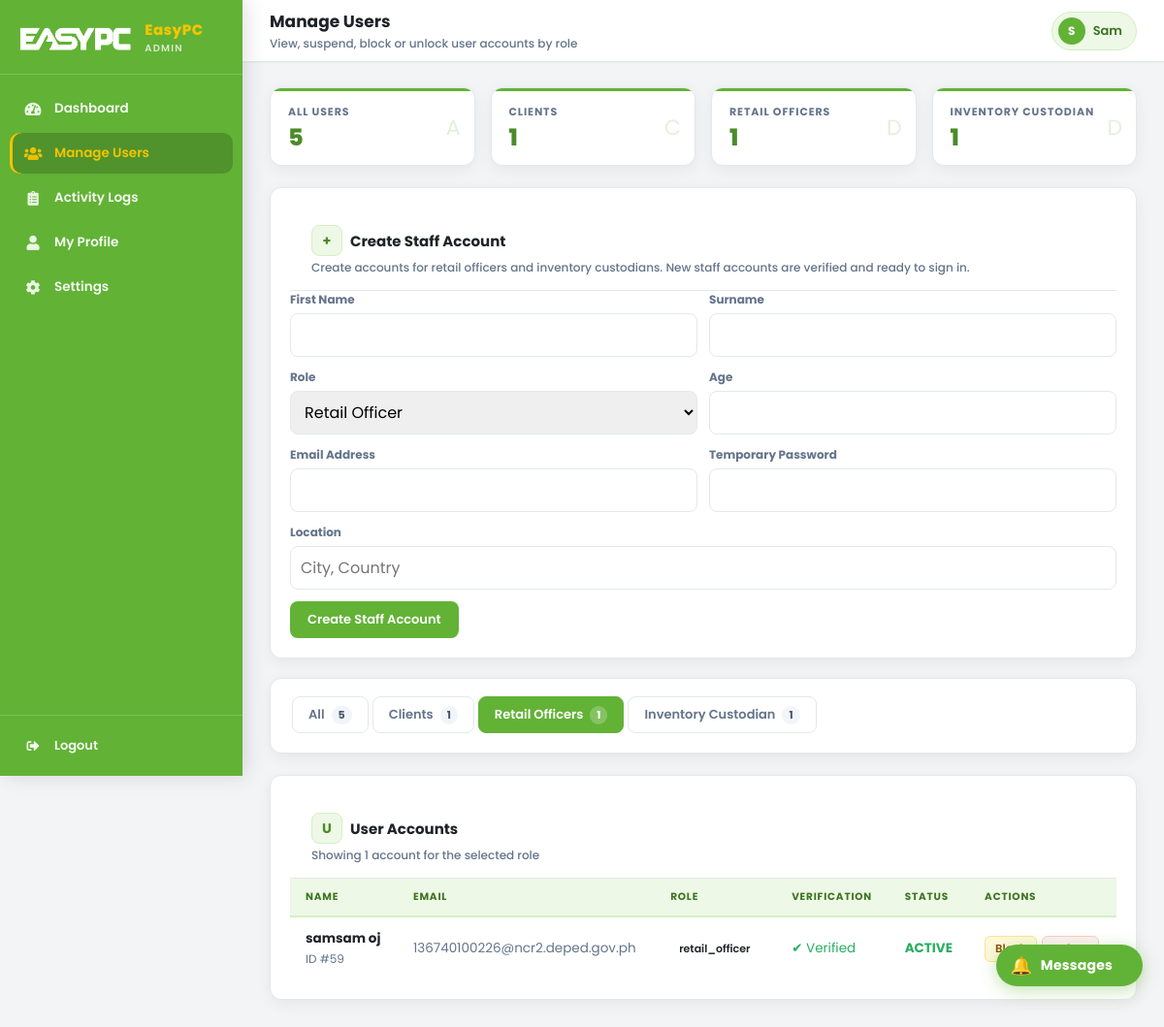
Screenshot of /ADMIN/manage_users.php?tab=retail_officer (signed in) with the database file from the repository.
### tables this page shows
CREATE TABLE `users` (
  `id` int(11) NOT NULL,
  `name` varchar(100) DEFAULT NULL,
  `surname` varchar(100) DEFAULT NULL,
  `age` int(11) DEFAULT NULL,
  `address` text DEFAULT NULL,
  `email` varchar(150) DEFAULT NULL,
  `password` varchar(255) DEFAULT NULL,
  `role` enum('admin','seller','client','courier','retail_officer','technician','inventory_custodian') DEFAULT 'client',
  `is_verified` tinyint(4) DEFAULT 0,
  `is_locked` tinyint(4) DEFAULT 0,
  `failed_attempts` int(11) DEFAULT 0,
  `activation_token` varchar(100) DEFAULT NULL,
  `created_at` timestamp NOT NULL DEFAULT current_timestamp(),
  `totp_secret` varchar(64) DEFAULT NULL,
  `totp_enabled` tinyint(4) DEFAULT 0
);

### includes/security.php (called while the page is built, shortened)
<?php
function h($string) {
    return htmlspecialchars($string, ENT_QUOTES, 'UTF-8');
}
?>

### ADMIN/manage_users.php (the view, shortened to what this page needs)
<?php
require_once __DIR__ . '/../includes/security.php';
$db = getDbConnection();
$admin_id = (int)$_SESSION['user_id'];
$staffRoles = [
    'retail_officer' => 'Retail Officer',
    'inventory_custodian' => 'Inventory Custodian',
];
$all_users     = $db->query("SELECT u.*, la.reason as lock_reason, la.locked_at FROM users u LEFT JOIN locked_accounts la ON la.user_id = u.id ORDER BY u.role, u.name ASC");
$clients       = $db->query("SELECT u.*, la.reason as lock_reason, la.locked_at FROM users u LEFT JOIN locked_accounts la ON la.user_id = u.id WHERE u.role='client' ORDER BY u.name ASC");
$admins        = $db->query("SELECT u.*, la.reason as lock_reason, la.locked_at FROM users u LEFT JOIN locked_accounts la ON la.user_id = u.id WHERE u.role='admin' ORDER BY u.name ASC");
$retail_officers        = $db->query("SELECT u.*, la.reason as lock_reason, la.locked_at FROM users u LEFT JOIN locked_accounts la ON la.user_id = u.id WHERE u.role='retail_officer' ORDER BY u.name ASC");
$inventory_custodians        = $db->query("SELECT u.*, la.reason as lock_reason, la.locked_at FROM users u LEFT JOIN locked_accounts la ON la.user_id = u.id WHERE u.role='inventory_custodian' ORDER BY u.name ASC");
$count_all     = $db->query("SELECT COUNT(*) as c FROM users")->fetch_assoc()['c'];
$count_client  = $db->query("SELECT COUNT(*) as c FROM users WHERE role='client'")->fetch_assoc()['c'];
$count_officer   = $db->query("SELECT COUNT(*) as c FROM users WHERE role='retail_officer'")->fetch_assoc()['c'];
$count_custodian   = $db->query("SELECT COUNT(*) as c FROM users WHERE role='inventory_custodian'")->fetch_assoc()['c'];
$adminInitials = strtoupper(substr($_SESSION['name'] ?? 'A', 0, 1));
$csrf = generateCsrfToken();
$active_tab = $_GET['tab'] ?? 'all';
function fetchToArray($result) {
    $arr = [];
    while ($row = $result->fetch_assoc()) $arr[] = $row;
    return $arr;
}
$user_rows = [
    'all'     => fetchToArray($all_users),
    'client'  => fetchToArray($clients),
    'admin'   => fetchToArray($admins),
    'retail_officer' => fetchToArray($retail_officers),
    'inventory_custodian' => fetchToArray($inventory_custodians),
];
$users = $user_rows[$active_tab];
?>
<!DOCTYPE html>
<html lang="en">
<head>
    <link rel="stylesheet" href="admin_shared.css">
    <link rel="stylesheet" href="https://cdnjs.cloudflare.com/ajax/libs/font-awesome/5.15.4/css/all.min.css">
</head>
<body>
<div class="sidebar">
    <div class="sidebar-brand">
        <img src="../assets/logo.png" alt="EasyPC" class="ep-logo-img brand-logo">
        <div>
            <div class="brand-text">EasyPC</div>
            <div class="brand-sub">Admin</div>
        </div>
    </div>
    <nav>
        <a href="admin_dashboard.php"><i class="fas fa-tachometer-alt"></i><span>Dashboard</span></a>
        <a href="manage_users.php" class="active"><i class="fas fa-users"></i><span>Manage Users</span></a>
        <a href="view_logs.php"><i class="fas fa-clipboard-list"></i><span>Activity Logs</span></a>
        <a href="admin_profile.php"><i class="fas fa-user"></i><span>My Profile</span></a>
        <a href="admin_settings.php"><i class="fas fa-cog"></i><span>Settings</span></a>
    </nav>
    <div class="sidebar-footer">
        <a href="../logout.php"><i class="fas fa-sign-out-alt"></i><span>Logout</span></a>
    </div>
</div>
<div class="main">
    <div class="topbar">
        <div class="topbar-left">
            <h2>Manage Users</h2>
            <div class="breadcrumb">View, suspend, block or unlock user accounts by role</div>
        </div>
        <div class="topbar-right">
            <div class="admin-badge">
                <div class="avatar"><?php echo $adminInitials; ?></div>
                <?php echo h($_SESSION['name']); ?>
            </div>
        </div>
    </div>
    <div class="page-content">
        <div class="stats-grid users-summary">
            <div class="stat-card">
                <div class="stat-label">All Users</div>
                <div class="stat-num"><?php echo (int)$count_all; ?></div>
                <div class="stat-icon">A</div>
            </div>
            <div class="stat-card">
                <div class="stat-label">Clients</div>
                <div class="stat-num"><?php echo (int)$count_client; ?></div>
                <div class="stat-icon">C</div>
            </div>
            <div class="stat-card">
                <div class="stat-label">Retail Officers</div>
                <div class="stat-num"><?php echo (int)$count_officer; ?></div>
                <div class="stat-icon">D</div>
            </div>
            <div class="stat-card">
                <div class="stat-label">Inventory Custodian</div>
                <div class="stat-num"><?php echo (int)$count_custodian; ?></div>
                <div class="stat-icon">D</div>
            </div>
        </div>
        <div class="card" style="margin-bottom: 20px;">
            <div class="card-header">
                <div>
                    <h3><span class="card-icon">+</span> Create Staff Account</h3>
                    <div class="card-subtitle">Create accounts for retail officers and inventory custodians. New staff accounts are verified and ready to sign in.</div>
                </div>
            </div>
            <form method="post" class="staff-create-grid">
                <div>
                    <label for="staff-name">First Name</label>
                    <input id="staff-name" type="text" name="name" required>
                </div>
                <div>
                    <label for="staff-surname">Surname</label>
                    <input id="staff-surname" type="text" name="surname" required>
                </div>
                <div>
                    <label for="staff-role">Role</label>
                    <select id="staff-role" name="role" required>
                        <?php foreach ($staffRoles as $roleValue => $roleLabel): ?>
                            <option value="<?php echo h($roleValue); ?>"><?php echo h($roleLabel); ?></option>
                        <?php endforeach; ?>
                    </select>
                </div>
                <div>
                    <label for="staff-age">Age</label>
                    <input id="staff-age" type="number" name="age" min="13" required>
                </div>
                <div>
                    <label for="staff-email">Email Address</label>
                    <input id="staff-email" type="email" name="email" required>
                </div>
                <div>
                    <label for="staff-password">Temporary Password</label>
                    <input id="staff-password" type="password" name="password" required>
                </div>
                <div class="full-width">
                    <label for="staff-address">Location</label>
                    <input id="staff-address" type="text" name="address" placeholder="City, Country" required>
                </div>
                <div class="full-width staff-create-actions">
                    <button type="submit" class="btn btn-primary">Create Staff Account</button>
                </div>
            </form>
        </div>
        <div class="card tabs-card">
            <div class="tab-nav">
                <a class="tab-btn <?php echo $active_tab === 'all' ? 'active' : ''; ?>" href="manage_users.php?tab=all">All <span class="tab-count"><?php echo (int)$count_all; ?></span></a>
                <a class="tab-btn <?php echo $active_tab === 'client' ? 'active' : ''; ?>" href="manage_users.php?tab=client">Clients <span class="tab-count"><?php echo (int)$count_client; ?></span></a>
                <a class="tab-btn <?php echo $active_tab === 'retail_officer' ? 'active' : ''; ?>" href="manage_users.php?tab=retail_officer">Retail Officers <span class="tab-count"><?php echo (int)$count_officer; ?></span></a>
                <a class="tab-btn <?php echo $active_tab === 'inventory_custodian' ? 'active' : ''; ?>" href="manage_users.php?tab=inventory_custodian">Inventory Custodian <span class="tab-count"><?php echo (int)$count_custodian; ?></span></a>
            </div>
        </div>
        <div class="card">
            <div class="card-header">
                <div>
                    <h3><span class="card-icon">U</span> User Accounts</h3>
                    <div class="card-subtitle">Showing <?php echo count($users); ?> account<?php echo count($users) === 1 ? '' : 's'; ?> for the selected role</div>
                </div>
            </div>
            <div class="table-wrap">
                <table class="ias-table">
                <thead>
                    <tr>
                        <th>Name</th>
                        <th>Email</th>
                        <th>Role</th>
                        <th>Verification</th>
                        <th>Status</th>
                        <th>Actions</th>
                    </tr>
                </thead>
                <tbody>
                    <?php foreach($users as $u): ?>
                    <tr>
                        <td>
                            <div class="user-name">
                                <strong><?php echo h(trim($u['name'] . ' ' . $u['surname'])); ?></strong>
                                <span class="text-muted text-small">ID #<?php echo (int)$u['id']; ?></span>
                            </div>
                        </td>
                        <td class="text-muted"><?php echo h($u['email']); ?></td>
                        <td><span class="badge badge-<?php echo h($u['role']); ?>"><?php echo h($u['role']); ?></span></td>
                        <td>
                            <?php if($u['is_verified']): ?>
                                <span style="color: #27ae60;">✔ Verified</span>
                            <?php else: ?>
                                <span style="color: #e74c3c;">✘ Pending</span>
                            <?php endif; ?>
                        </td>
                        <td>
                            <?php if($u['is_locked']): ?>
                                <span style="color: #e74c3c; font-weight: bold;">LOCKED</span>
                            <?php else: ?>
                                <span style="color: #27ae60; font-weight: bold;">ACTIVE</span>
                            <?php endif; ?>
                        </td>
                        <td>
                            <div class="actions-cell">
                                <?php if((int)$u['id'] === $admin_id): ?>
                                    <a href="admin_profile.php" class="btn btn-primary btn-xs">Edit Profile</a>
                                <?php else: ?>
                                    <?php if($u['is_locked']): ?>
                                        <form method="post">
                                            <input type="hidden" name="action" value="unblock">
                                            <input type="hidden" name="id" value="<?php echo (int)$u['id']; ?>">
                                            <input type="hidden" name="csrf_token" value="<?php echo $csrf; ?>">
                                            <button type="submit" class="btn btn-success btn-xs">Unlock</button>
                                        </form>
                                    <?php else: ?>
                                        <form method="post">
                                            <button type="submit" class="btn btn-warn btn-xs">Block</button>
                                        </form>
                                    <?php endif; ?>
                                    <form method="post" onsubmit="return confirm('Permanently delete this user?')">
                                        <button type="submit" class="btn btn-danger btn-xs">Delete</button>
                                    </form>
                                <?php endif; ?>
                            </div>
                        </td>
                    </tr>
                    <?php endforeach; ?>
                </tbody>
            </table>
        </div>
    </div>
</div>
</div>
<?php include __DIR__ . '/chat_widget.php'; ?>
</body>
</html>

### ADMIN/manage_users.php (style rules this page uses)
.tab-nav { display: flex; gap: 4px; padding: 0 0 20px 0; flex-wrap: wrap; }
.tab-btn { display: inline-flex; align-items: center; gap: 7px; padding: 8px 16px; border-radius: 8px; border: 1.5px solid var(--border); background: #fff; font-size: 13px; font-weight: 600; cursor: pointer; color: var(--text-muted); text-decoration: none; transition: all .15s; font-family: var(--font-base); }
.tab-btn.active { background: var(--ep-green); color: #fff; border-color: var(--ep-green); }
.tab-btn .tab-count { background: rgba(255,255,255,.22); padding: 1px 7px; border-radius: 100px; font-size: 11px; font-weight: 700; }
.tab-btn:not(.active) .tab-count { background: var(--slate-100); color: var(--slate-600); }
.staff-create-grid { display: grid; grid-template-columns: repeat(2, minmax(0, 1fr)); gap: 12px; }
.staff-create-grid .full-width { grid-column: 1 / -1; }
.staff-create-grid label { display: block; margin-bottom: 5px; font-size: 12px; font-weight: 700; color: var(--text-muted); }
.staff-create-grid input, .staff-create-grid select { width: 100%; box-sizing: border-box; padding: 9px 10px; border: 1.5px solid var(--border); border-radius: 8px; font: inherit; }
.staff-create-actions { display: flex; align-items: end; }
.actions-cell { display: flex; gap: 5px; align-items: center; flex-wrap: wrap; }
.users-summary { grid-template-columns: repeat(auto-fit, minmax(150px, 1fr)); }
.users-summary .stat-card { padding: 16px 18px; }
.users-summary .stat-num { font-size: 24px; }
.user-name { display: flex; flex-direction: column; gap: 2px; }
.actions-cell form { margin: 0; }
.tabs-card { padding: 18px 22px 0; }

### ADMIN/chat_widget.php (style rules this page uses)
:root { --cw-teal: #61b337; --cw-teal-dk: #4b8b2a; --cw-yellow: #f3c400; --cw-yellow2: #f3c400; --cw-bg: #f3f4f5; --cw-surface: #ffffff; --cw-border: #e4e8ea; --cw-text: #1c1e21; --cw-muted: #65676b; --cw-sent-bg: #61b337; --cw-recv-bg: #e9ecef; --cw-radius: 16px; --cw-w: 340px; --cw-h: 480px; }

### rows the page displays
users: name+surname "samsam oj", id "59", email "136740100226@ncr2.deped.gov.ph", role "retail_officer", is_verified "✔ Verified", is_locked "ACTIVE"

### other values shown
$adminInitials "S"
$_SESSION['name'] "Sam"
$count_all "5"
$count_client "1"
$count_officer "1"
$count_custodian "1"
count($users) "1"
form field role "Retail Officer"
